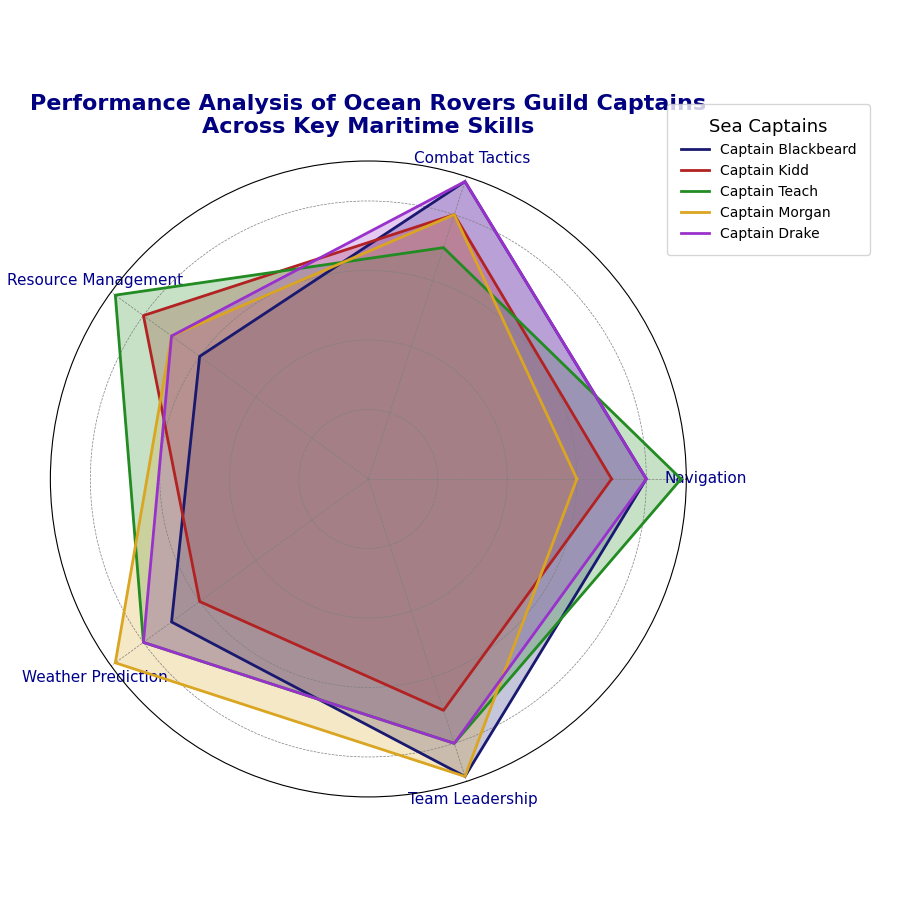

Write the Python code that produced this figure.
import matplotlib.pyplot as plt
import numpy as np

# Backstory:
# Imagine a series of adventurous voyages undertaken by legendary sea captains. Each captain is evaluated based on their skills in different maritime areas. This radar chart compares their performances across various maritime skills to determine the ultimate sea captain of the 'Ocean Rovers' guild.

# Define the categories/skills for the radar chart
categories = ['Navigation', 'Combat Tactics', 'Resource Management', 'Weather Prediction', 'Team Leadership']
num_vars = len(categories)

# Data for each sea captain, values out of a score of 10
captain_blackbeard = [8, 9, 6, 7, 9]
captain_kidd = [7, 8, 8, 6, 7]
captain_teach = [9, 7, 9, 8, 8]
captain_morgan = [6, 8, 7, 9, 9]
captain_drake = [8, 9, 7, 8, 8]

# Extend the data to close the radar chart
captains = [captain_blackbeard, captain_kidd, captain_teach, captain_morgan, captain_drake]
for captain in captains:
    captain += captain[:1]

# Calculate the angles for each category on the radar chart
angles = np.linspace(0, 2 * np.pi, num_vars, endpoint=False).tolist()
angles += angles[:1]

# Create the radar chart with polar coordinates
fig, ax = plt.subplots(figsize=(9, 9), subplot_kw=dict(polar=True))

# Define a function to plot data on the radar chart
def plot_radar(data, label, color):
    ax.fill(angles, data, color=color, alpha=0.25)
    ax.plot(angles, data, label=label, color=color, linewidth=2)

# Plot the data for each sea captain
plot_radar(captain_blackbeard, 'Captain Blackbeard', 'midnightblue')
plot_radar(captain_kidd, 'Captain Kidd', 'firebrick')
plot_radar(captain_teach, 'Captain Teach', 'forestgreen')
plot_radar(captain_morgan, 'Captain Morgan', 'goldenrod')
plot_radar(captain_drake, 'Captain Drake', 'darkorchid')

# Customize the chart
ax.set_yticklabels([])  # Remove y-axis labels for cleaner appearance
ax.set_xticks(angles[:-1])  # Position the category labels
ax.set_xticklabels(categories, fontsize=11, color='darkblue')  # Set category labels

# Add a title with styling
plt.title('Performance Analysis of Ocean Rovers Guild Captains\nAcross Key Maritime Skills', fontsize=16, fontweight='bold', pad=20, color='navy')

# Configure the legend and layout adjustments
ax.legend(loc='upper right', bbox_to_anchor=(1.3, 1.1), fontsize=10, title='Sea Captains', title_fontsize='13', frameon=True, borderpad=1)
plt.tight_layout()  # Adjust layout to ensure everything fits nicely
plt.grid(color='gray', linestyle='--', linewidth=0.5)  # Add gridlines for better readability

# Display the radar chart
plt.show()
